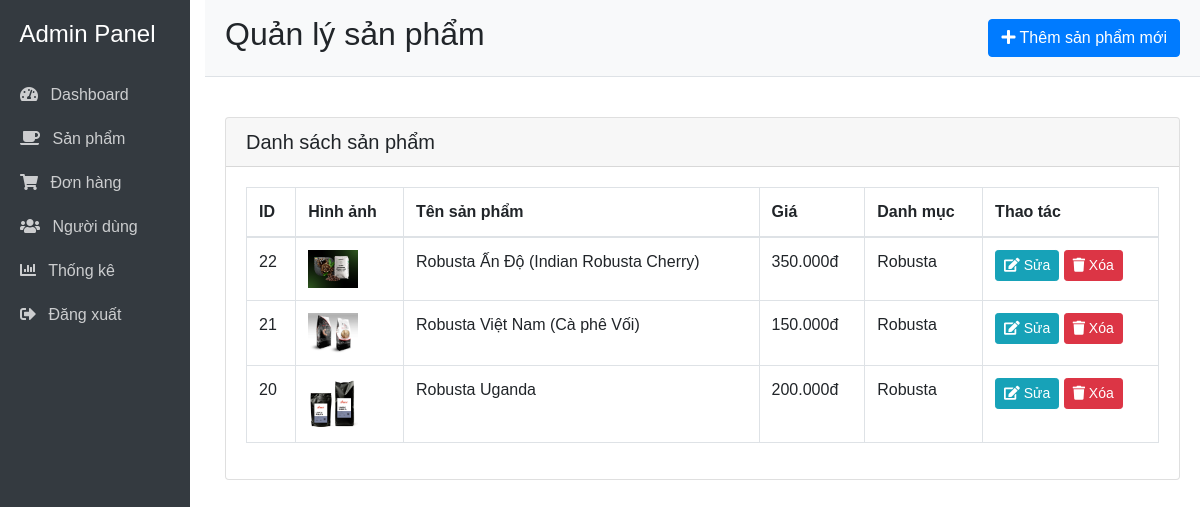
The page /admin/products/index.php (signed in) on the database as committed earlier.
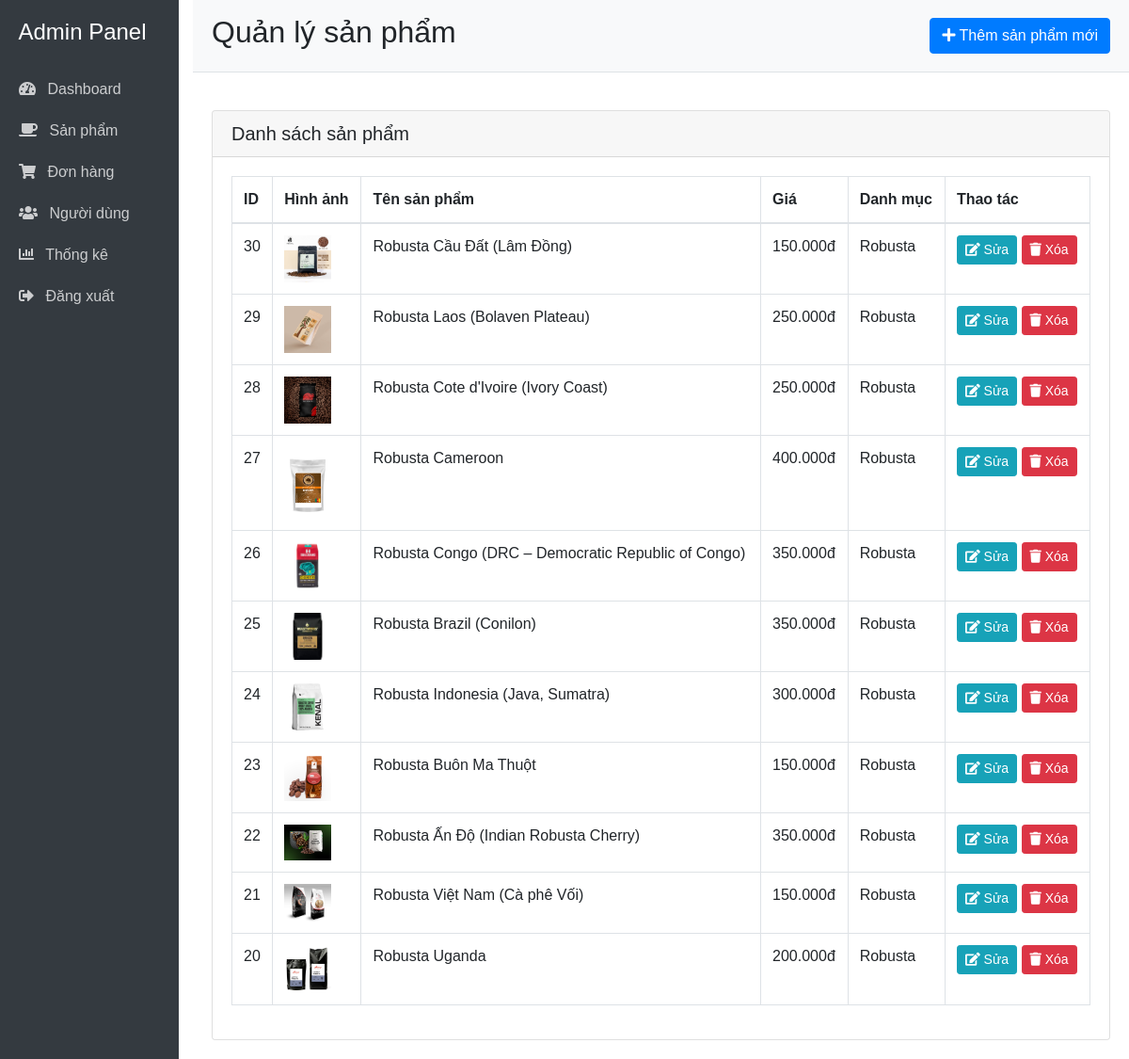
The same page on the database as committed later.
### tables this page shows
CREATE TABLE products (
  id int(11) NOT NULL,
  name varchar(100) NOT NULL,
  description text DEFAULT NULL,
  price decimal(10,2) NOT NULL,
  image varchar(255) NOT NULL,
  category_id int(11) NOT NULL,
  created_at timestamp NOT NULL DEFAULT current_timestamp(),
  active tinyint(1) DEFAULT 1,
  featured tinyint(1) DEFAULT 0,
  weight varchar(50) DEFAULT NULL,
  stock int(11) DEFAULT 0
);

CREATE TABLE categories (
  id int(11) NOT NULL,
  name varchar(100) NOT NULL,
  description text DEFAULT NULL
);

### admin/products/index.php (the view, shortened to what the changed rows need)
<?php
$servername = "localhost";
$username = "root";
$password = "";
$dbname = "lab1";
$conn = new mysqli($servername, $username, $password, $dbname);
if (isset($_GET['message'])): ?>
<?php endif;
$sql = "SELECT p.*, c.name as category_name
        FROM products p
        LEFT JOIN categories c ON p.category_id = c.id
        ORDER BY p.id DESC";
$result = $conn->query($sql);
$products = [];
if ($result && $result->num_rows > 0) {
    while ($row = $result->fetch_assoc()) {
        $products[] = $row;
    }
}
?>
<!DOCTYPE html>
<html lang="vi">
<head>
    <link rel="stylesheet" href="https://stackpath.bootstrapcdn.com/bootstrap/4.5.2/css/bootstrap.min.css">
    <link rel="stylesheet" href="https://cdnjs.cloudflare.com/ajax/libs/font-awesome/5.15.1/css/all.min.css">
</head>
<body>
    <div class="container-fluid">
        <div class="row">
            <div class="col-md-10">
                <div class="header d-flex justify-content-between align-items-center">
                    <h2>Quản lý sản phẩm</h2>
                </div>
                <div class="content">
                    <div class="card">
                        <div class="card-body">
                            <div class="table-responsive">
                                <table class="table table-bordered table-hover">
                                    <thead>
                                        <tr>
                                            <th>ID</th>
                                            <th>Hình ảnh</th>
                                            <th>Tên sản phẩm</th>
                                            <th>Giá</th>
                                            <th>Danh mục</th>
                                            <th>Thao tác</th>
                                        </tr>
                                    </thead>
                                    <tbody>
                                        <?php if (count($products) > 0): ?>
                                            <?php foreach ($products as $product): ?>
                                                <tr>
                                                    <td><?php echo $product['id']; ?></td>
                                                    <td>
                                                        <?php if (!empty($product['image'])): ?>
                                                            <img src="../../<?php echo $product['image']; ?>" alt="<?php echo $product['name']; ?>" width="50">
                                                        <?php else: ?>
                                                            <span class="text-muted">Không có ảnh</span>
                                                        <?php endif; ?>
                                                    </td>
                                                    <td><?php echo $product['name']; ?></td>
                                                    <td><?php echo number_format($product['price'], 0, ',', '.'); ?>đ</td>
                                                    <td><?php echo $product['category_name']; ?></td>
                                                    <td>
                                                        <a href="edit.php?id=<?php echo $product['id']; ?>" class="btn btn-sm btn-info">
                                                            <i class="fas fa-edit"></i> Sửa
                                                        </a>
                                                        <a href="delete.php?id=<?php echo $product['id']; ?>"
                                                           onclick="return confirmDelete(<?php echo $product['id']; ?>, '<?php echo addslashes($product['name']); ?>')"
                                                           class="btn btn-danger btn-sm">
                                                            <i class="fas fa-trash"></i> Xóa
                                                        </a>
                                                    </td>
                                                </tr>
                                            <?php endforeach; ?>
                                        <?php else: ?>
                                            <tr>
                                                <td colspan="6" class="text-center">Chưa có sản phẩm nào</td>
                                            </tr>
                                        <?php endif; ?>
                                    </tbody>
                                </table>
                            </div>
                        </div>
                    </div>
                </div>
            </div>
        </div>
    </div>
</body>
</html>

Rows that differ between the two databases and show on the page:
added products: id "30", image (picture), name "Robusta Cầu Đất (Lâm Đồng)", price "150.000", category.name "Robusta"
added products: id "29", image (picture), name "Robusta Laos (Bolaven Plateau)", price "250.000", category.name "Robusta"
added products: id "28", image (picture), name "Robusta Cote d'Ivoire (Ivory Coast)", price "250.000", category.name "Robusta"
added products: id "27", image (picture), name "Robusta Cameroon", price "400.000", category.name "Robusta"
added products: id "26", image (picture), name "Robusta Congo (DRC – Democratic Republic of Congo)", price "350.000", category.name "Robusta"
added products: id "25", image (picture), name "Robusta Brazil (Conilon)", price "350.000", category.name "Robusta"
added products: id "24", image (picture), name "Robusta Indonesia (Java, Sumatra)", price "300.000", category.name "Robusta"
added products: id "23", image (picture), name "Robusta Buôn Ma Thuột", price "150.000", category.name "Robusta"
